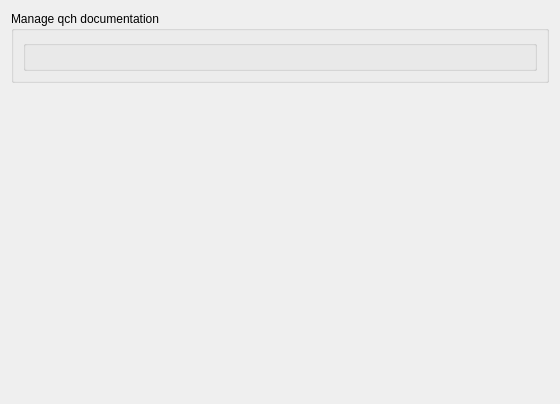
<?xml version="1.0" encoding="UTF-8"?>
<ui version="4.0">
 <class>QchConfigUI</class>
 <widget class="QWidget" name="QchConfigUI">
  <property name="geometry">
   <rect>
    <x>0</x>
    <y>0</y>
    <width>560</width>
    <height>404</height>
   </rect>
  </property>
  <property name="locale">
   <locale language="English" country="UnitedStates"/>
  </property>
  <layout class="QVBoxLayout" name="verticalLayout_2">
   <item>
    <widget class="QGroupBox" name="qchManage">
     <property name="title">
      <string>Manage qch documentation</string>
     </property>
     <layout class="QVBoxLayout" name="verticalLayout_3">
      <item>
       <widget class="KEditListBox" name="kcfg_qchList"/>
      </item>
     </layout>
    </widget>
   </item>
   <item>
    <spacer name="verticalSpacer">
     <property name="orientation">
      <enum>Qt::Vertical</enum>
     </property>
     <property name="sizeHint" stdset="0">
      <size>
       <width>20</width>
       <height>40</height>
      </size>
     </property>
    </spacer>
   </item>
  </layout>
 </widget>
 <customwidgets>
  <customwidget>
   <class>KEditListBox</class>
   <extends>QGroupBox</extends>
   <header>keditlistbox.h</header>
  </customwidget>
 </customwidgets>
 <resources/>
 <connections/>
</ui>
